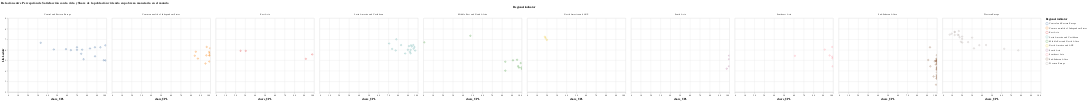

The notebook cell this image was saved under:
### Markdown cell above
En el mundo notamos una relación similar a la observada para AL. Los países con menores niveles de pobreza también tienden a ser aquellos con mayor percepción de satisfacción con la vida. Este resultado puede parecer trivial, pero debemos tomar en cuenta que otros factores pueden determinar o explicar la percepción de felicidad de las personas. Por ejemplo,los niveles de corrpución percibidos, el acceso a redes de protección social o la percepción de violencia.Por otro lado, el panorama en las distintas regiones en cuanto a esta relación es diverso:

### Code cell
alt.Chart(dfmerge, title="Relación entre Percepción de Satisfacción con la vida y Share de la población viviendo en pobreza monetaria en el mundo").mark_point().encode(
    x = alt.X("share_UPL", scale=alt.Scale(domain=[0, 100])),
    y = alt.Y("Life Ladder", scale=alt.Scale(domain=[2, 9])),
    color = "Regional indicator",
    column = alt.Column("Regional indicator")
    ).interactive()
